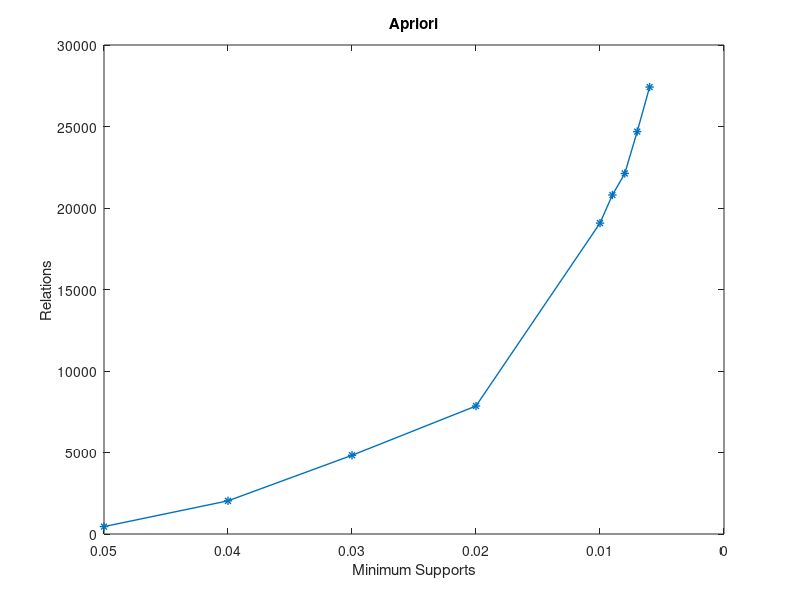

This figure's MATLAB source:
min_supports=[0.05,0.04,0.03,0.02,0.01,0.009,0.008,0.007,0.006];
relations=[454,2035,4829,7853,19074,20798,22120,24688,27421];
frequent_itemsets=[1,4,4,8,148,194,460,1530,1581712];
plot(min_supports,relations,'-*','Linewidth',1);
set(gca,'XDir','reverse')%对X方向反转
xlabel('Minimum Supports');
ylabel('Relations');
ylim([0 30000]);
set(gca,'xtick',0:0.01:0.05)
title('Apriori');
